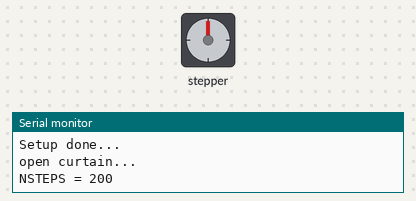
The sketch below on a simulated Arduino Uno, built with avr-gcc and run on an emulated ATmega328P. Shown: stepper motor, the last lines printed to the serial monitor. Stepper angles assume 200 steps per turn.

Above: at 0.15 s.
At 6.82 s:
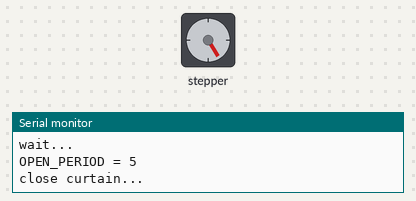
At 23.33 s:
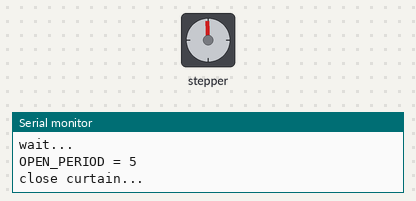
At 35.3 s:
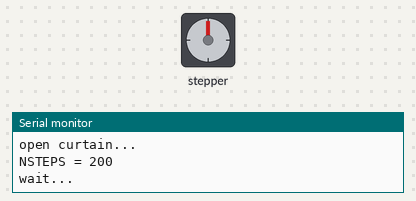
Timing chart, 0 to 36.8 s (numbered marks = the images above):
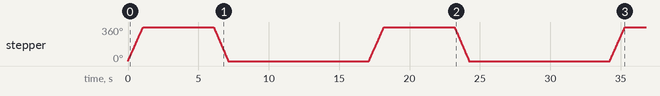

The sketch:

updown_fixed_trial_adafruit_v2.ino
```cpp
/*************************************************/
/* Program to turn stepper motor in up/down      */
/* direction in a fixed trial pattern            */
/* For use with the Adafruit Motor Shield v2     */
/* Motor connections:                            */
/* M1/3: green out/black in                      */
/* M2/4: red out/blue in                         */
/* M1/2: port 1                                  */
/* M3/4: port 2                                  */
/*************************************************/

#include <Wire.h>
#include <Adafruit_MotorShield.h>
//#include "utility/Adafruit_PWMServoDriver.h"

#define NSTEPS 200 // 1.8 deg / step => 1 revolution / 200 steps
#define SPEED 60 // in RPM
#define OPEN_PERIOD 5 // in s
#define CLOSED_PERIOD 10 // in s

Adafruit_MotorShield AFMS = Adafruit_MotorShield();
Adafruit_StepperMotor * motor = AFMS.getStepper(NSTEPS, 2);

void setup() {
  Serial.begin(9600);
  AFMS.begin();  // create with the default frequency 1.6KHz
  motor->setSpeed(SPEED);
  Serial.print("Setup done...\n");
}

void loop() {
  // open curtain
  Serial.print("open curtain...\n");
  Serial.print("NSTEPS = ");
  Serial.print(NSTEPS);
  Serial.print("\n");
  //motor->setSpeed(5*SPEED);
  motor->step(2*NSTEPS, FORWARD, INTERLEAVE);

  // wait
  Serial.print("wait...\n");
  Serial.print("OPEN_PERIOD = ");
  Serial.print(OPEN_PERIOD);
  Serial.print("\n");
  delay(OPEN_PERIOD*1000);

  // close curtain
  Serial.print("close curtain...\n");
  //motor->setSpeed(SPEED);
  motor->step(NSTEPS, BACKWARD, SINGLE);

  // wait until next trial
  delay(CLOSED_PERIOD*1000);
}
```

Measured:
- by itself, stepper: turns 360° clockwise in 1.1 s, then 360° counter-clockwise in 1.0 s, then 360° clockwise in 1.1 s, then 360° counter-clockwise in 1.0 s, and so on
